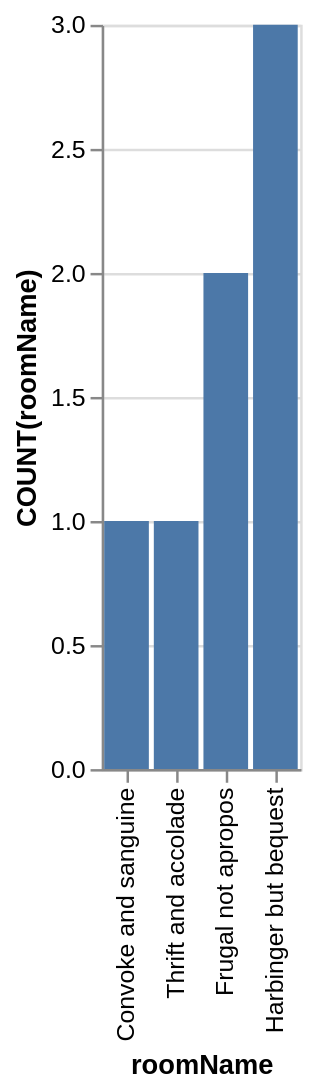

Vega-Lite specification stored for this chart:
### Vega-Lite specification from a JSON file in a GitHub repository (floating-point values rounded to 4 significant figures)
{"data": {"values": [{"x_data": "Convoke and sanguine", "y_data": 1}, {"x_data": "Frugal not apropos", "y_data": 2}, {"x_data": "Harbinger but bequest", "y_data": 3}, {"x_data": "Thrift and accolade", "y_data": 1}]}, "mark": "bar", "encoding": {"x": {"field": "x_data", "type": "nominal", "title": "roomName", "sort": {"op": "sum", "field": "y_data", "order": "ascending"}}, "y": {"field": "y_data", "type": "quantitative", "title": "COUNT(roomName)"}}}
